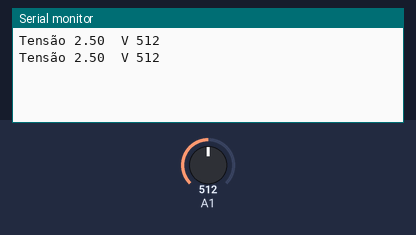
Bench run of a sketch on a simulated Arduino Uno, built with avr-gcc and run on an emulated ATmega328P. Parts: the last lines printed to the serial monitor. The inputs (shaded band) are chosen by the test bench; at power-on: A1 = 512.

Above: at 1.8 s.
1.9 s: A1 set to 716
At 2.8 s:
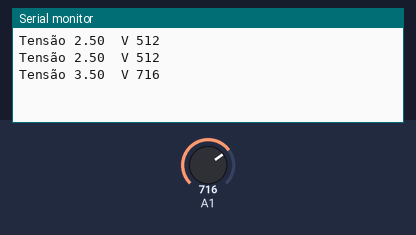
3.4 s: A1 set to 900
At 4.8 s:
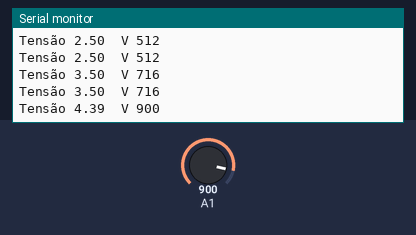
Timing chart, 0 to 6.4 s (numbered marks = the images above; inputs shaded):
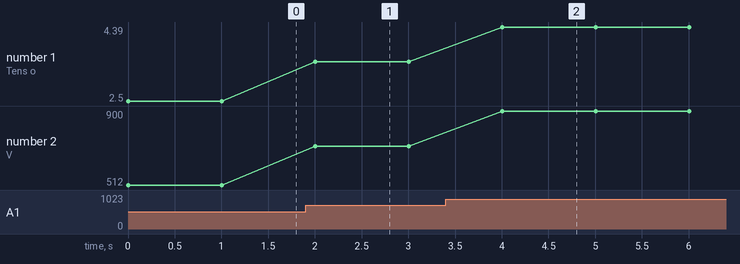

Measured:
- after the input at 1.9 s, the serial monitor: prints a new line after 0.10 s (image 1)
- after the input at 3.4 s, the serial monitor: prints a new line after 0.60 s (image 2)
- plotted number 1: 2.5 → 3.5 after the input at 1.9 s, 3.5 → 4.39 after the input at 3.4 s
- plotted number 2: 512 → 716 after the input at 1.9 s, 716 → 900 after the input at 3.4 s

The sketch:

PotenciometroVariandoATensaoNaEntradaAnalogica.ino
```cpp
int valor=0;
float tensao;

void setup(){
 Serial.begin(9600);
  pinMode(A1, INPUT);
}

void loop(){
  valor=analogRead(A1);
  tensao=float(valor)*5/1024;
  Serial.print("Tensão ");
  Serial.print(tensao);
  Serial.print("  V ");
  Serial.println(valor);
  delay(1000);
}
```
